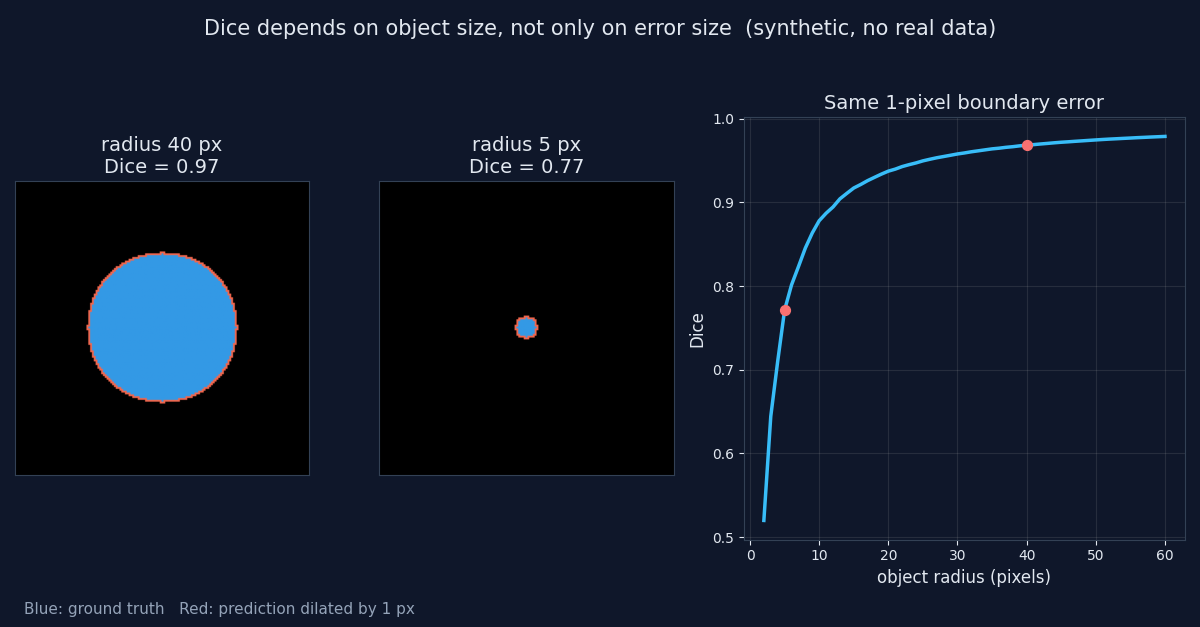

Reproduce this figure in Python.
"""Dice score vs. object size for the same 1-pixel boundary error (synthetic data).

A circular "lesion" is the ground truth. The prediction is the same mask dilated by
one pixel. Only the size of the object changes. Run: python dice_vs_object_size.py
"""
import numpy as np
import matplotlib
matplotlib.use("Agg")
import matplotlib.pyplot as plt
from scipy.ndimage import binary_dilation


def disk(n, r):
    y, x = np.ogrid[:n, :n]
    c = n // 2
    return (x - c) ** 2 + (y - c) ** 2 <= r * r


def dice(a, b):
    return 2 * (a & b).sum() / (a.sum() + b.sum())


STRUCT = np.ones((3, 3), bool)


def dice_for_radius(r, n=161):
    truth = disk(n, r)
    pred = binary_dilation(truth, STRUCT)  # prediction exactly 1 px too wide
    return dice(truth, pred)


if __name__ == "__main__":
    res = {r: dice_for_radius(r) for r in [3, 5, 10, 20, 40]}
    for r, d in res.items():
        print(f"radius {r:>2} px -> Dice {d:.2f}")

    bg, fg = "#0f172a", "#e2e8f0"
    fig, ax = plt.subplots(1, 3, figsize=(12, 6.27), dpi=100, facecolor=bg,
                           gridspec_kw={"width_ratios": [1, 1, 1.5]})
    for a, r in zip(ax[:2], [40, 5]):
        g = disk(161, r)
        p = binary_dilation(g, STRUCT)
        img = np.zeros((161, 161, 3))
        img[g] = [.2, .6, .9]
        img[p & ~g] = [.95, .4, .3]
        a.imshow(img)
        a.set_xticks([]); a.set_yticks([])
        a.set_title(f"radius {r} px\nDice = {res[r]:.2f}", color=fg, fontsize=14)
        for s in a.spines.values():
            s.set_color("#334155")
    a = ax[2]
    a.set_facecolor(bg)
    rs = np.arange(2, 61)
    a.plot(rs, [dice_for_radius(r) for r in rs], color="#38bdf8", lw=2.5)
    for r in [5, 40]:
        a.scatter([r], [res[r]], color="#f87171", zorder=3, s=50)
    a.set_xlabel("object radius (pixels)", color=fg, fontsize=12)
    a.set_ylabel("Dice", color=fg, fontsize=12)
    a.set_title("Same 1-pixel boundary error", color=fg, fontsize=14)
    a.tick_params(colors=fg)
    for s in a.spines.values():
        s.set_color("#334155")
    a.grid(alpha=.15)
    fig.suptitle("Dice depends on object size, not only on error size  (synthetic, no real data)",
                 color=fg, fontsize=15, y=.97)
    fig.text(.02, .02, "Blue: ground truth   Red: prediction dilated by 1 px", color="#94a3b8", fontsize=11)
    plt.tight_layout(rect=[0, .04, 1, .93])
    plt.savefig("dice_vs_object_size.png", facecolor=bg)
